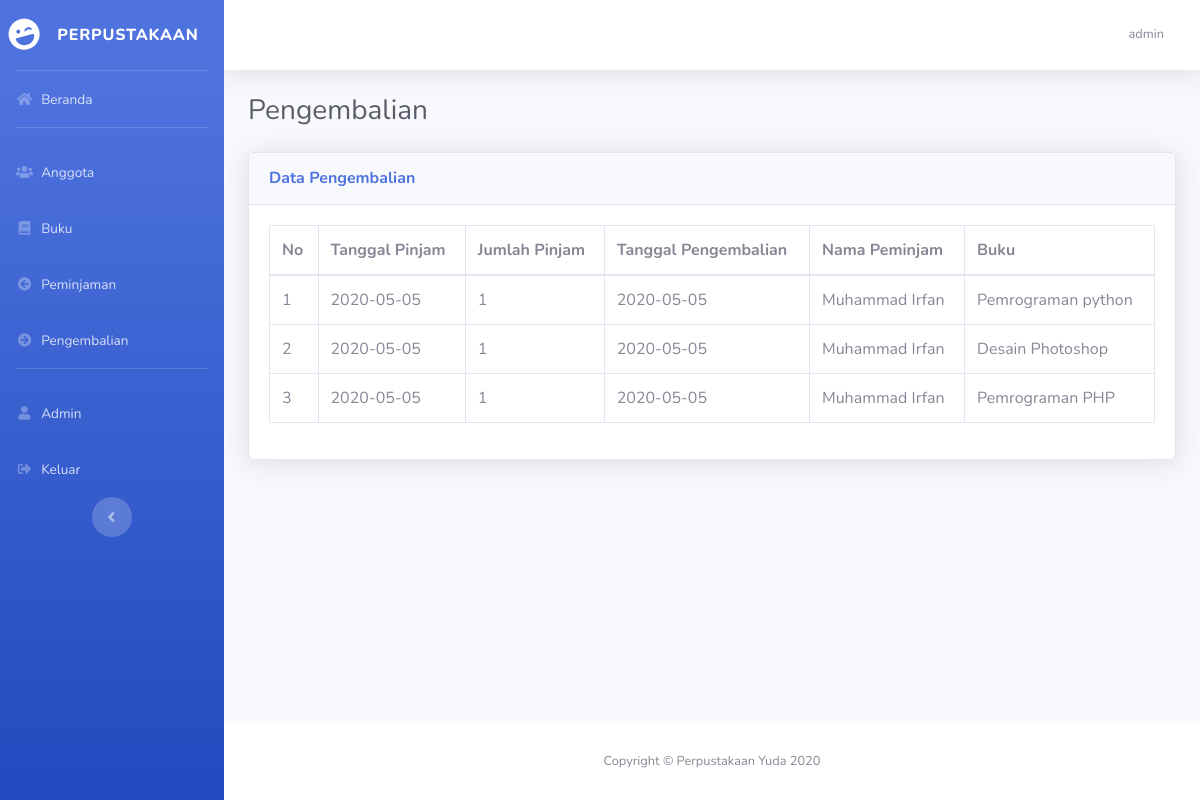
The page /pengembalian.php (signed in) on the database its author committed.
### tables this page shows
CREATE TABLE `meminjam` (
  `id_pinjam` int(3) NOT NULL,
  `tgl_pinjam` date DEFAULT NULL,
  `jumlah_pinjam` int(2) DEFAULT NULL,
  `tgl_kembali` date DEFAULT NULL,
  `id_anggota` int(3) DEFAULT NULL,
  `kd_buku` varchar(5) DEFAULT NULL,
  `kembali` int(1) NOT NULL
);

CREATE TABLE `anggota` (
  `id_anggota` int(3) NOT NULL,
  `nm_anggota` varchar(32) DEFAULT NULL,
  `alamat` text DEFAULT NULL,
  `ttl_anggota` text DEFAULT NULL,
  `status_anggota` varchar(1) DEFAULT NULL
);

CREATE TABLE `buku` (
  `kd_buku` int(5) NOT NULL,
  `judul_buku` varchar(32) DEFAULT NULL,
  `pengarang` varchar(32) DEFAULT NULL,
  `jenis_buku` varchar(32) DEFAULT NULL,
  `penerbit` varchar(32) DEFAULT NULL
);

### pengembalian.php (the view, shortened to what this page needs)
<!DOCTYPE html>
<html lang="en">
<head>
  <link href="sb-admin/vendor/fontawesome-free/css/all.min.css" rel="stylesheet" type="text/css">
  <link href="sb-admin/css/sb-admin-2.min.css" rel="stylesheet">
</head>
<body id="page-top">
  <div id="wrapper">
    <?php include("templates/sidebar.php");?>
    <div id="content-wrapper" class="d-flex flex-column">
      <div id="content">
        <?php include("templates/top-navbar.php");?>
        <div class="container-fluid">
            <h1 class="h3 mb-4 text-gray-800">Pengembalian</h1>
            <div class="card shadow mb-4">
                <div class="card-header py-3">
                    <h6 class="m-0 font-weight-bold text-primary">Data Pengembalian</h6>
                </div>
                <div class="card-body">
                    <div class="table-responsive">
                        <table class="table table-bordered" id="dataTable" width="100%" cellspacing="0">
                            <thead>
                                <tr>
                                    <th>No</th>
                                    <th>Tanggal Pinjam</th>
                                    <th>Jumlah Pinjam</th>
                                    <th>Tanggal Pengembalian</th>
                                    <th>Nama Peminjam</th>
                                    <th>Buku</th>
                                </tr>
                            </thead>
                            <tbody>
                                <?php
                                    require_once __DIR__."/koneksi.php";
                                    $query  = "select * from meminjam,buku,anggota
                                    where meminjam.id_anggota = anggota.id_anggota and
                                    meminjam.kd_buku = buku.kd_buku and meminjam.kembali = 2
                                    order by id_pinjam";
                                    $sql  = mysqli_query($koneksi, $query);
                                    $no = 1;
                                    while ($data=mysqli_fetch_array($sql)) {
                                ?>
                                    <tr>
                                        <td><?php echo $no; ?></td>
                                        <td><?php echo $data['tgl_pinjam'];?></td>
                                        <td><?php echo $data['jumlah_pinjam'];?></td>
                                        <td><?php echo $data['tgl_kembali'];?></td>
                                        <td><?php echo $data['nm_anggota'];?></td>
                                        <td><?php echo $data['judul_buku'];?></td>
                                    </tr>
                                <?php $no++; };?>
                            </tbody>
                        </table>
                    </div>
                </div>
            </div>
        </div>
      </div>
      <footer class="sticky-footer bg-white">
        <div class="container my-auto">
          <div class="copyright text-center my-auto">
            <span>Copyright &copy; Perpustakaan Yuda 2020</span>
          </div>
        </div>
      </footer>
    </div>
    </div>
</body>
</html>

### templates/sidebar.php
<ul class="navbar-nav bg-gradient-primary sidebar sidebar-dark accordion" id="accordionSidebar">
<a class="sidebar-brand d-flex align-items-center justify-content-center" href="index.html">
  <div class="sidebar-brand-icon rotate-n-15">
    <i class="fas fa-laugh-wink"></i>
  </div>
  <div class="sidebar-brand-text mx-3">Perpustakaan</div>
</a>
<hr class="sidebar-divider my-0">
<li class="nav-item">
  <a class="nav-link" href="index.php">
    <i class="fas fa-fw fa-home"></i>
    <span>Beranda</span></a>
</li>
<hr class="sidebar-divider d-none d-md-block">
<li class="nav-item">
  <a class="nav-link" href="anggota.php">
    <i class="fas fa-fw fa-users"></i>
    <span>Anggota</span></a>
</li>
<li class="nav-item">
  <a class="nav-link" href="buku.php">
    <i class="fas fa-fw fa-book"></i>
    <span>Buku</span></a>
</li>
<li class="nav-item">
  <a class="nav-link" href="pinjam.php">
    <i class="fas fa-fw fa-arrow-circle-left"></i>
    <span>Peminjaman</span></a>
</li>
<li class="nav-item">
  <a class="nav-link" href="pengembalian.php">
    <i class="fas fa-fw fa-arrow-circle-right"></i>
    <span>Pengembalian</span></a>
</li>
<hr class="sidebar-divider d-none d-md-block">
<li class="nav-item">
  <a class="nav-link" href="admin.php">
    <i class="fas fa-fw fa-user"></i>
    <span>Admin</span></a>
</li>
<li class="nav-item">
  <a class="nav-link" href="logout.php">
    <i class="fas fa-fw fa-sign-out-alt"></i>
    <span>Keluar</span></a>
</li>
<div class="text-center d-none d-md-inline">
  <button class="rounded-circle border-0" id="sidebarToggle"></button>
</div>
</ul>

### templates/top-navbar.php (shortened to what this page needs)
<nav class="navbar navbar-expand navbar-light bg-white topbar mb-4 static-top shadow">
<ul class="navbar-nav ml-auto">
  <li class="nav-item dropdown no-arrow">
    <a class="nav-link dropdown-toggle" href="#" id="userDropdown" role="button" data-toggle="dropdown" aria-haspopup="true" aria-expanded="false">
      <span class="mr-2 d-none d-lg-inline text-gray-600 small"><?php echo $_SESSION['username']?></span>
    </a>
  </li>
</ul>
</nav>

### rows shown on the page
meminjam: tgl_pinjam "2020-05-05", jumlah_pinjam "1", tgl_kembali "2020-05-05", id_anggota.nm_anggota "Muhammad Irfan", kd_buku.judul_buku "Pemrograman python"
meminjam: tgl_pinjam "2020-05-05", jumlah_pinjam "1", tgl_kembali "2020-05-05", id_anggota.nm_anggota "Muhammad Irfan", kd_buku.judul_buku "Desain Photoshop"
meminjam: tgl_pinjam "2020-05-05", jumlah_pinjam "1", tgl_kembali "2020-05-05", id_anggota.nm_anggota "Muhammad Irfan", kd_buku.judul_buku "Pemrograman PHP"

### other values the page prints
$_SESSION['username'] "admin"
